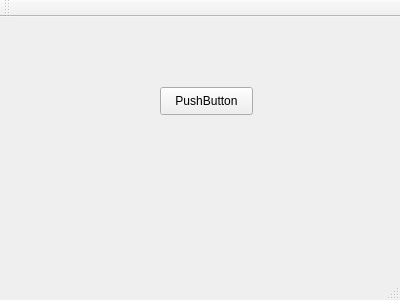
<?xml version="1.0" encoding="UTF-8"?>
<ui version="4.0">
 <class>MainWindow</class>
 <widget class="QMainWindow" name="MainWindow">
  <property name="geometry">
   <rect>
    <x>0</x>
    <y>0</y>
    <width>400</width>
    <height>300</height>
   </rect>
  </property>
  <property name="windowTitle">
   <string>MainWindow</string>
  </property>
  <widget class="QWidget" name="centralWidget">
   <widget class="QPushButton" name="pushButton">
    <property name="geometry">
     <rect>
      <x>160</x>
      <y>70</y>
      <width>93</width>
      <height>28</height>
     </rect>
    </property>
    <property name="text">
     <string>PushButton</string>
    </property>
   </widget>
  </widget>
  <widget class="QMenuBar" name="menuBar">
   <property name="geometry">
    <rect>
     <x>0</x>
     <y>0</y>
     <width>400</width>
     <height>26</height>
    </rect>
   </property>
  </widget>
  <widget class="QToolBar" name="mainToolBar">
   <attribute name="toolBarArea">
    <enum>TopToolBarArea</enum>
   </attribute>
   <attribute name="toolBarBreak">
    <bool>false</bool>
   </attribute>
  </widget>
  <widget class="QStatusBar" name="statusBar"/>
 </widget>
 <layoutdefault spacing="6" margin="11"/>
 <resources/>
 <connections/>
</ui>
